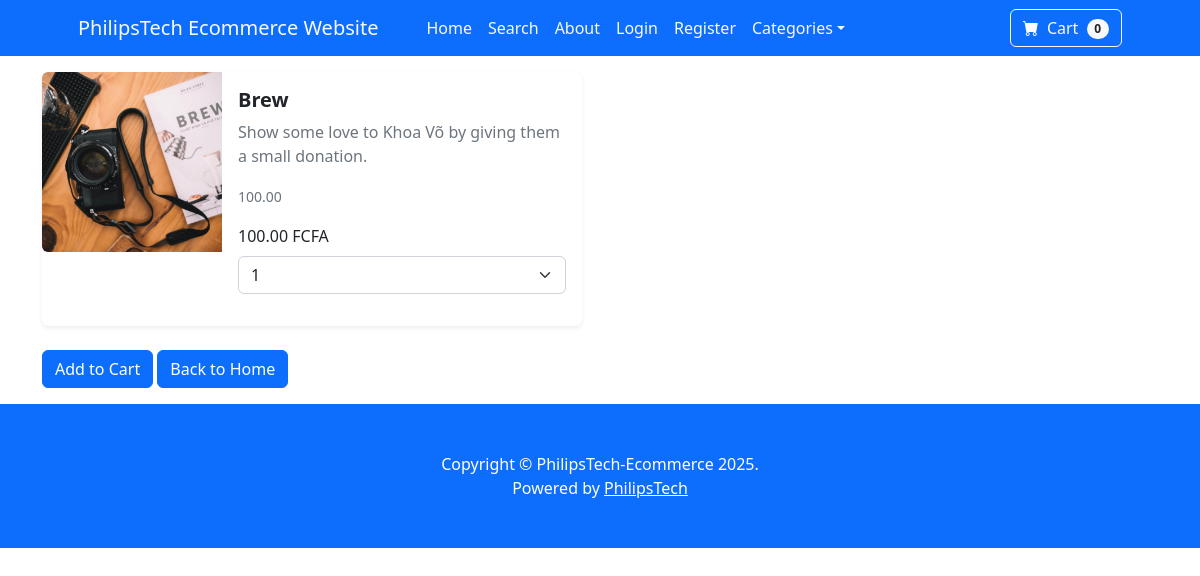
Screenshot of /product/2/ with the database file from the repository.
### Store/models.py (models this page shows, shortened)
class Product(models.Model):
    name = models.CharField(max_length=50)
    price = models.DecimalField(default=0, decimal_places=2, max_digits=6)
    category = models.ForeignKey(Category, on_delete=models.CASCADE, default=1)
    description = models.TextField(max_length=250, default="", blank=True, null=True)
    image = models.ImageField(upload_to='uploads/product/')
    is_sale = models.BooleanField(default=False)
    sale_price = models.DecimalField(default=0, decimal_places=2, max_digits=6)

### Store/views.py (the view)
# urls.py: path('product/<int:pk>/', views.product, name='product'),
def product(request, pk):
    product = Product.objects.get(id=pk)
    return render(request, 'product.html', {'product': product})

### cart/cart.py (called while the page is built)
    def __len__(self):
        return len(self.cart)

### cart/context_processors.py (called while the page is built)
def cart_context(request):
    return {'cart': Cart(request)}

### Store/templates/product.html (shortened to what this page needs)
{% extends "base.html" %} {% block content %}
<div class="container py-3">
  <div class="card mb-4 shadow-sm border-0" style="max-width: 540px">
    <div class="row g-0">
      <div class="col-md-4">
        <img
          src="{{product.image.url}}"
          class="img-fluid rounded-start"
          alt="Card image"
        />
      </div>
      <div class="col-md-8">
        <div class="card-body">
          <h5 class="card-title fw-bold">{{ product.name }}</h5>
          <p class="card-text text-muted">{{ product.description }}</p>
          <p class="card-text">
            <small class="text-secondary">{{product.price}}</small>
          </p>
          {% if product.is_sale %}
          <span class="badge bg-danger">Sale</span>
          <strike>{{ product.price }} FCFA</strike>
          <span class="text-success">{{ product.sale_price }} FCFA</span>
          {% else %}
          <span>{{ product.price }} FCFA</span>
          {% endif %}
          <div class="input-group mb-3 mt-2 ">
            <select  class="form-select" id="qty-cart" aria-label="Select quantity">
              <option value="1">1</option>
            </select>
          </div>
        </div>
      </div>
    </div>
  </div>
  <button type="button" value="{{ product.pk }}" class="btn btn-primary"
          id="add_cart" >
          Add to Cart
  </button>
  <a href="{% url 'home' %}" class="btn btn-primary">Back to Home</a>
</div>
{% endblock %}

### rows the page displays
Product: image (picture), name "Brew", description "Show some love to Khoa Võ by giving them a small donation.", price "100.00"

### other values shown
{{ cart | length }} "0"
